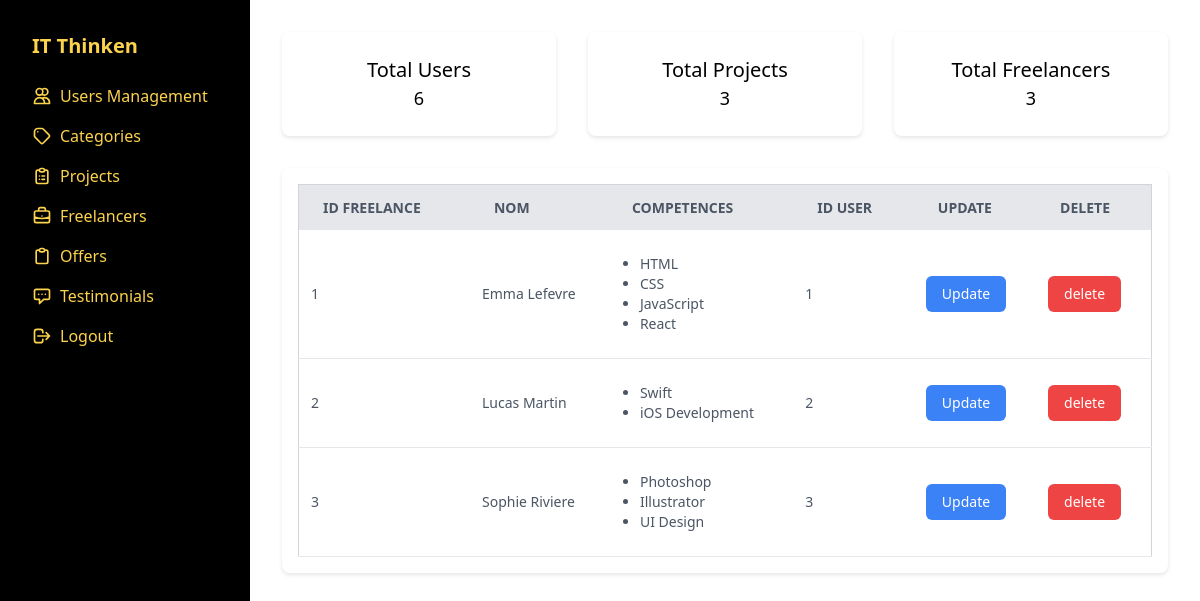
Screenshot of /admin/freelancers.php with the database file from the repository.
### tables this page shows
CREATE TABLE `freelances` (
  `id_freelance` int NOT NULL,
  `nom_freelance` varchar(50) NOT NULL,
  `competences` text NOT NULL,
  `id_utilisateur` int NOT NULL
);

### admin/freelancers.php (the view, shortened to what this page needs)
<?php
    $connect = mysqli_connect("localhost","root","","itthink");
    $query_users = "SELECT COUNT(*) as total_users FROM utilisateurs";
    $count_result_users = mysqli_query($connect, $query_users);
    $total_users = mysqli_fetch_assoc($count_result_users)['total_users'];
    $query_projects = "SELECT COUNT(*) as total_projects FROM projets";
    $count_result_projects = mysqli_query($connect, $query_projects);
    $total_projects = mysqli_fetch_assoc($count_result_projects)['total_projects'];
    $query_freelancers ="SELECT COUNT(*) as total_freelancers FROM freelances";
    $count_result_freelancers = mysqli_query($connect, $query_freelancers);
    $total_freelancers = mysqli_fetch_assoc($count_result_freelancers)['total_freelancers'];
?>
<?php
    $connect = mysqli_connect("localhost","root","","itthink");
    $query_freelancers = "SELECT * FROM freelances";
    $freelancers_result = mysqli_query($connect, $query_freelancers);
    $freelancers = mysqli_fetch_all($freelancers_result,MYSQLI_ASSOC);
?>
<!DOCTYPE html>
<html lang="en">
<head>
    <link rel="stylesheet" href="https://cdn.jsdelivr.net/npm/tailwindcss@2.2.19/dist/tailwind.min.css">
    <link rel="stylesheet" href="../public/css/freelancers.css">
</head>
<body>
    <?php include('../includes/sidebar.php') ?>
    <div class="main-content ml-64 p-4">
        <div class="container">
            <div class="card bg-pink-200">
                <h2 class="text-sm md:text-xl">Total Users</h2>
                <p class="text-sm md:text-lg"><?php echo $total_users; ?></p>
            </div>
            <div class="card bg-green-200">
                <h2 class="text-sm md:text-xl">Total Projects</h2>
                <p class="text-sm md:text-lg"><?php echo $total_projects; ?></p>
            </div>
            <div class="card bg-purple-200">
                <h2 class="text-sm md:text-xl">Total Freelancers</h2>
                <p class="text-sm md:text-lg"><?php echo $total_freelancers; ?></p>
            </div>
        </div>
        <div class="table-container">
            <table class="min-w-full bg-white border border-gray-300">
                <thead>
                    <tr class="bg-gray-200 text-gray-600 uppercase text-sm leading-normal">
                        <th class="py-3 px-6 text-left">ID Freelance</th>
                        <th class="py-3 px-6 text-left">Nom</th>
                        <th class="py-3 px-6 text-left">Competences</th>
                        <th class="py-3 px-6 text-left">ID User</th>
                        <th class="py-3 px-6 text-left">Update</th>
                        <th class="py-3 px-6 text-left">Delete</th>
                    </tr>
                </thead>
                <tbody class="text-gray-600 text-sm font-light">
                    <?php foreach($freelancers as $freelancer):?>
                        <tr class="border-b border-gray-200 hover:bg-gray-100">
                            <td class="px-3 py-6"><?=$freelancer['id_freelance']?></td>
                            <td class="px-3 py-6"><?=$freelancer['nom_freelance']?></td>
                            <td class="px-3 py-6">
                                <ul class="list-disc pl-5">
                                    <?php foreach(explode(',' , $freelancer['competences']) as $ing):?>
                                        <li><?=$ing?></li>
                                    <?php endforeach ; ?>
                                </ul>
                            </td>
                            <td class="px-3 py-6"><?=$freelancer['id_utilisateur']?></td>
                            <td class="px-3 py-6">
                                <button type="button" onclick="openModal(<?=$freelancer['id_freelance']?>, '<?=$freelancer['nom_freelance']?>', '<?=$freelancer['competences']?>', <?=$freelancer['id_utilisateur']?>)" class="bg-blue-500 hover:bg-blue-700 text-white px-4 py-2 rounded-md">Update</button>
                            </td>
                            <td class="px-3 py-6">
                                <form action="<?= $_SERVER['PHP_SELF'] ?>" method="POST">
                                    <input type="submit" name="delete" value="delete" class="bg-red-500 hover:bg-red-700 text-white px-4 py-2 rounded-md">
                                </form>
                            </td>
                        </tr>
                    <?php endforeach; ?>
                </tbody>
            </table>
        </div>
    </div>
</body>
</html>

### public/css/freelancers.css (style rules this page uses)
body { margin: 0; padding: 0; display: flex; min-height: 100vh; }
.main-content { flex: 1; margin-left: 250px; padding: 2rem; }
.container { display: flex; justify-content: space-between; gap: 2rem; margin-bottom: 2rem; flex-wrap: wrap; }
.card { background-color: white; padding: 1.5rem; border-radius: 8px; box-shadow: 0 2px 4px rgba(0, 0, 0, 0.1); flex: 1; min-width: 200px; text-align: center; }
.table-container { overflow-x: auto; background: white; padding: 1rem; border-radius: 8px; box-shadow: 0 2px 4px rgba(0, 0, 0, 0.1); }

### rows the page displays
freelances: id_freelance "1", nom_freelance "Emma Lefevre", competences "HTML", competences "CSS", competences "JavaScript", competences "React", id_utilisateur "1"
freelances: id_freelance "2", nom_freelance "Lucas Martin", competences "Swift", competences "iOS Development", id_utilisateur "2"
freelances: id_freelance "3", nom_freelance "Sophie Riviere", competences "Photoshop", competences "Illustrator", competences "UI Design", id_utilisateur "3"

### other values shown
$total_users "6"
$total_projects "3"
$total_freelancers "3"
